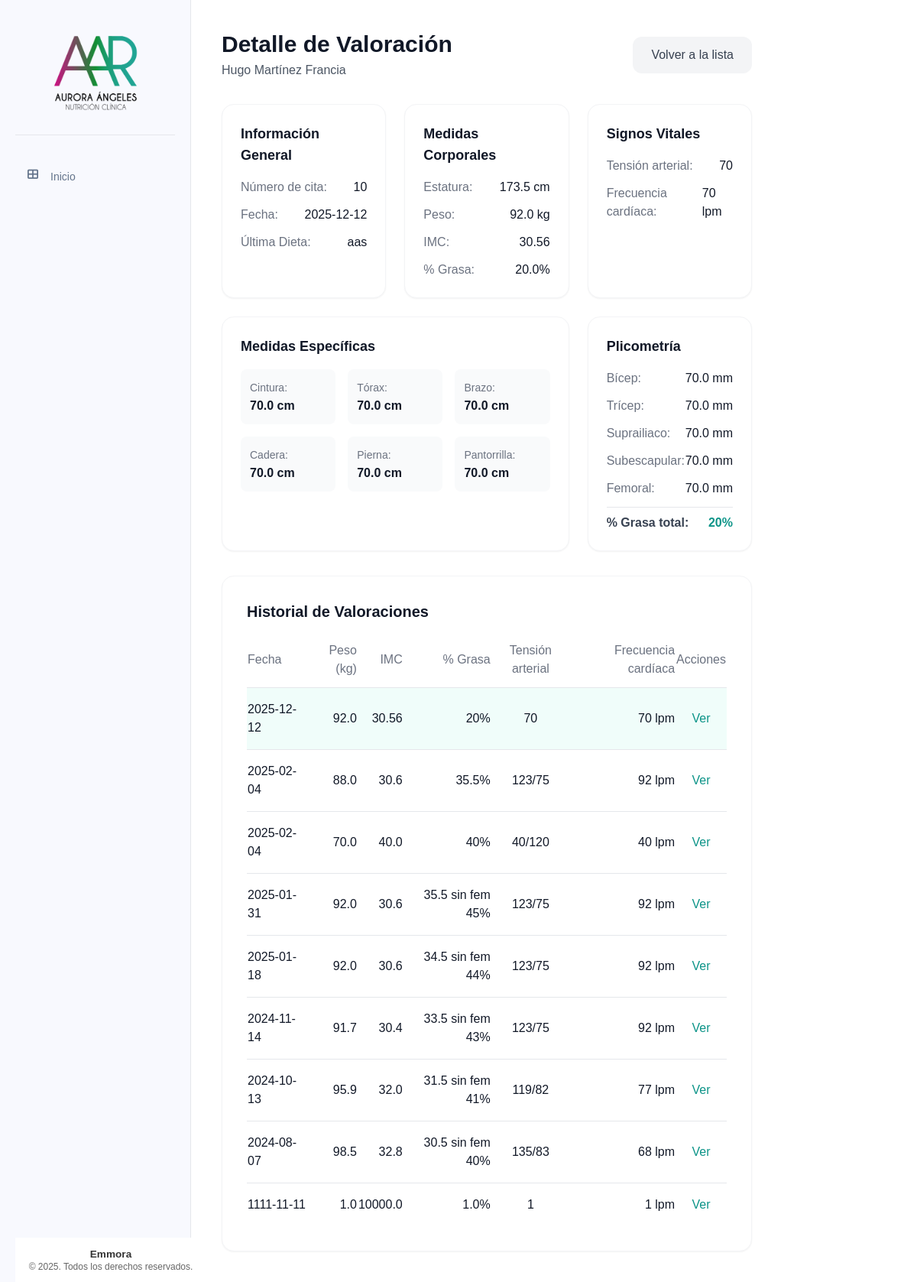
Before: /valoraciones/valoraciones/8 with the older database file.
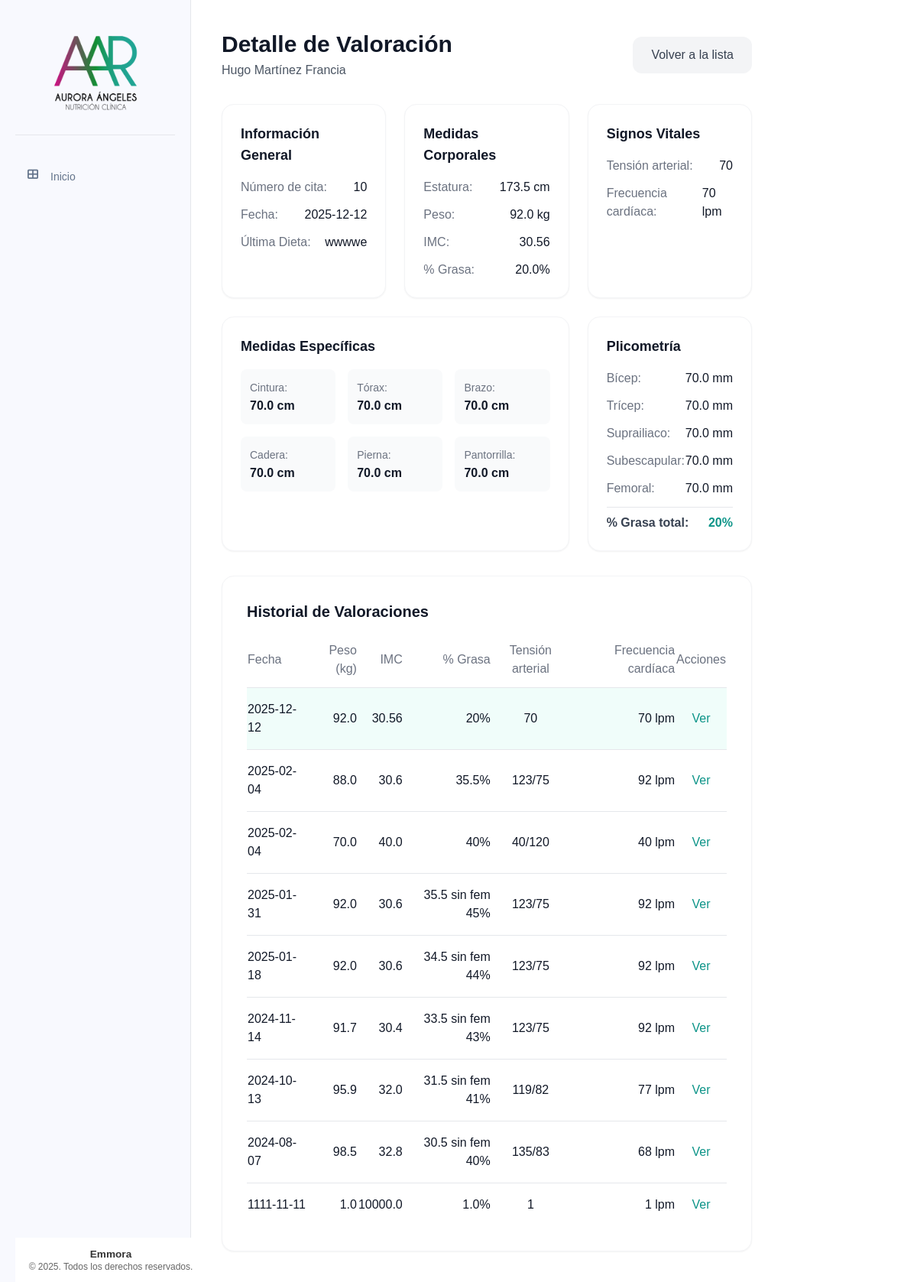
After: the same page with the newer database file.
### tables this page shows
CREATE TABLE pacientes (
    id INTEGER PRIMARY KEY AUTOINCREMENT,
    nombre TEXT NOT NULL,
    apellido_paterno TEXT NOT NULL,
    apellido_materno TEXT NOT NULL,
    fecha_nacimiento DATE NOT NULL,
    telefono TEXT NOT NULL,
    correo TEXT UNIQUE NOT NULL,
    ciudad TEXT NOT NULL,
    fecha_registro TIMESTAMP DEFAULT CURRENT_TIMESTAMP,
    status TEXT NOT NULL DEFAULT 'activo' CHECK (status IN ('activo', 'inactivo'))
);

CREATE TABLE valoracion_antropometrica (
    id INTEGER PRIMARY KEY AUTOINCREMENT,
    paciente_id INTEGER NOT NULL,
    numero_cita INTEGER NOT NULL,
    fecha DATE NOT NULL,
    estatura FLOAT NOT NULL,
    peso FLOAT NOT NULL,
    imc FLOAT NOT NULL,
    grasa FLOAT NOT NULL,
    cintura FLOAT NOT NULL,
    torax FLOAT NOT NULL,
    brazo FLOAT NOT NULL,
    cadera FLOAT NOT NULL,
    pierna FLOAT NOT NULL,
    pantorrilla FLOAT NOT NULL,
    tension_arterial TEXT NOT NULL,
    frecuencia_cardiaca INTEGER NOT NULL,
    bicep FLOAT NOT NULL,
    tricep FLOAT NOT NULL,
    suprailiaco FLOAT NOT NULL,
    subescapular FLOAT NOT NULL,
    femoral FLOAT,
    porcentaje_grasa TEXT NOT NULL,
    --porcentaje_grasa_fem FLOAT NOT NULL,
    ultima_dieta TEXT,
    FOREIGN KEY (paciente_id) REFERENCES pacientes (id)
);

### app/controllers/valoracion_antropometrica.py (the view)
@valoracion.route('/valoraciones/<int:valoracion_id>')
def detalle_valoracion(valoracion_id):
    valoracion = ValoracionAntropometrica.obtener_por_id(valoracion_id)
    if not valoracion:
        flash('Valoración no encontrada', 'error')
        return redirect(url_for('valoracion.todas_valoraciones'))
    paciente = Paciente.obtener_por_id(valoracion['paciente_id'])
    historial_valoraciones = ValoracionAntropometrica.obtener_por_paciente(valoracion['paciente_id'])
    return render_template('valoraciones/detalle_valoracion.html',
                            valoracion=valoracion,
                            paciente=paciente,
                            historial_valoraciones=historial_valoraciones)

### app/templates/valoraciones/detalle_valoracion.html (shortened to what this page needs)
{% extends "base/base.html" %}
{% block content %}
<div class="max-w-6xl mx-auto">
    <div class="mb-8 flex items-center justify-between">
        <div>
            <h1 class="text-3xl font-bold text-gray-900">Detalle de Valoración</h1>
            <p class="text-gray-600 mt-1">{{ paciente['nombre'] }} {{ paciente['apellido_paterno'] }} {{ paciente['apellido_materno'] }}</p>
        </div>
        <a href="{{ url_for('valoracion.lista_valoraciones', paciente_id=paciente['id']) }}" class="px-6 py-3 bg-gray-100 hover:bg-gray-200 text-gray-700 font-medium rounded-xl transition">Volver a la lista</a>
    </div>
    <div class="grid grid-cols-1 md:grid-cols-2 lg:grid-cols-3 gap-6 mb-8">
        <div class="bg-white p-6 rounded-2xl shadow-sm border border-gray-100">
            <h3 class="text-lg font-semibold text-gray-900 mb-4">Información General</h3>
            <div class="space-y-3">
                <div class="flex justify-between">
                    <span class="text-gray-500">Número de cita:</span>
                    <span class="font-medium text-gray-900">{{ valoracion['numero_cita'] }}</span>
                </div>
                <div class="flex justify-between">
                    <span class="text-gray-500">Fecha:</span>
                    <span class="font-medium text-gray-900">{{ valoracion['fecha'] }}</span>
                </div>
                <div class="flex justify-between">
                    <span class="text-gray-500">Última Dieta:</span>
                    <span class="font-medium text-gray-900">{{ valoracion['ultima_dieta'] or 'No registrada' }}</span>
                </div>
            </div>
        </div>
        <div class="bg-white p-6 rounded-2xl shadow-sm border border-gray-100">
            <h3 class="text-lg font-semibold text-gray-900 mb-4">Medidas Corporales</h3>
            <div class="space-y-3">
                <div class="flex justify-between">
                    <span class="text-gray-500">Estatura:</span>
                    <span class="font-medium text-gray-900">{{ valoracion['estatura'] }} cm</span>
                </div>
                <div class="flex justify-between">
                    <span class="text-gray-500">Peso:</span>
                    <span class="font-medium text-gray-900">{{ valoracion['peso'] }} kg</span>
                </div>
                <div class="flex justify-between">
                    <span class="text-gray-500">IMC:</span>
                    <span class="font-medium text-gray-900">{{ valoracion['imc'] }}</span>
                </div>
                <div class="flex justify-between">
                    <span class="text-gray-500">% Grasa:</span>
                    <span class="font-medium text-gray-900">{{ valoracion['grasa'] }}%</span>
                </div>
            </div>
        </div>
        <div class="bg-white p-6 rounded-2xl shadow-sm border border-gray-100">
            <h3 class="text-lg font-semibold text-gray-900 mb-4">Signos Vitales</h3>
            <div class="space-y-3">
                <div class="flex justify-between">
                    <span class="text-gray-500">Tensión arterial:</span>
                    <span class="font-medium text-gray-900">{{ valoracion['tension_arterial'] }}</span>
                </div>
                <div class="flex justify-between">
                    <span class="text-gray-500">Frecuencia cardíaca:</span>
                    <span class="font-medium text-gray-900">{{ valoracion['frecuencia_cardiaca'] }} lpm</span>
                </div>
            </div>
        </div>
        <div class="bg-white p-6 rounded-2xl shadow-sm border border-gray-100 lg:col-span-2">
            <h3 class="text-lg font-semibold text-gray-900 mb-4">Medidas Específicas</h3>
            <div class="grid grid-cols-2 md:grid-cols-3 gap-4">
                <div class="bg-gray-50 p-3 rounded-lg">
                    <span class="text-gray-500 text-sm">Cintura:</span>
                    <p class="font-semibold text-gray-900">{{ valoracion['cintura'] }} cm</p>
                </div>
                <div class="bg-gray-50 p-3 rounded-lg">
                    <span class="text-gray-500 text-sm">Tórax:</span>
                    <p class="font-semibold text-gray-900">{{ valoracion['torax'] }} cm</p>
                </div>
                <div class="bg-gray-50 p-3 rounded-lg">
                    <span class="text-gray-500 text-sm">Brazo:</span>
                    <p class="font-semibold text-gray-900">{{ valoracion['brazo'] }} cm</p>
                </div>
                <div class="bg-gray-50 p-3 rounded-lg">
                    <span class="text-gray-500 text-sm">Cadera:</span>
                    <p class="font-semibold text-gray-900">{{ valoracion['cadera'] }} cm</p>
                </div>
                <div class="bg-gray-50 p-3 rounded-lg">
                    <span class="text-gray-500 text-sm">Pierna:</span>
                    <p class="font-semibold text-gray-900">{{ valoracion['pierna'] }} cm</p>
                </div>
                <div class="bg-gray-50 p-3 rounded-lg">
                    <span class="text-gray-500 text-sm">Pantorrilla:</span>
                    <p class="font-semibold text-gray-900">{{ valoracion['pantorrilla'] }} cm</p>
                </div>
            </div>
        </div>
        <div class="bg-white p-6 rounded-2xl shadow-sm border border-gray-100">
            <h3 class="text-lg font-semibold text-gray-900 mb-4">Plicometría</h3>
            <div class="space-y-3">
                <div class="flex justify-between">
                    <span class="text-gray-500">Bícep:</span>
                    <span class="font-medium text-gray-900">{{ valoracion['bicep'] }} mm</span>
                </div>
                <div class="flex justify-between">
                    <span class="text-gray-500">Trícep:</span>
                    <span class="font-medium text-gray-900">{{ valoracion['tricep'] }} mm</span>
                </div>
                <div class="flex justify-between">
                    <span class="text-gray-500">Suprailiaco:</span>
                    <span class="font-medium text-gray-900">{{ valoracion['suprailiaco'] }} mm</span>
                </div>
                <div class="flex justify-between">
                    <span class="text-gray-500">Subescapular:</span>
                    <span class="font-medium text-gray-900">{{ valoracion['subescapular'] }} mm</span>
                </div>
                {% if valoracion['femoral'] %}
                <div class="flex justify-between">
                    <span class="text-gray-500">Femoral:</span>
                    <span class="font-medium text-gray-900">{{ valoracion['femoral'] }} mm</span>
                </div>
                {% endif %}
                <div class="flex justify-between pt-2 border-t">
                    <span class="text-gray-700 font-semibold">% Grasa total:</span>
                    <span class="font-bold text-teal-600">{{ valoracion['porcentaje_grasa'] }}%</span>
                </div>
            </div>
        </div>
    </div>
    <div class="bg-white p-8 rounded-2xl shadow-sm border border-gray-100">
        <h3 class="text-xl font-semibold text-gray-900 mb-6">Historial de Valoraciones</h3>
        <div class="overflow-x-auto">
            <table class="w-full text-left">
                <thead>
                    <tr class="text-gray-500 border-b">
                        <th class="pb-3 font-medium">Fecha</th>
                        <th class="pb-3 font-medium text-right">Peso (kg)</th>
                        <th class="pb-3 font-medium text-right">IMC</th>
                        <th class="pb-3 font-medium text-right">% Grasa</th>
                        <th class="pb-3 font-medium text-center">Tensión arterial</th>
                        <th class="pb-3 font-medium text-right">Frecuencia cardíaca</th>
                        <th class="pb-3 font-medium text-center">Acciones</th>
                    </tr>
                </thead>
                <tbody class="divide-y">
                    {% for val in historial_valoraciones %}
                    <tr class="{{ 'bg-teal-50' if val['id'] == valoracion['id'] else 'hover:bg-gray-50' }} transition">
                        <td class="py-4 text-gray-900">{{ val['fecha'] }}</td>
                        <td class="py-4 text-gray-900 text-right">{{ val['peso'] }}</td>
                        <td class="py-4 text-gray-900 text-right">{{ val['imc'] }}</td>
                        <td class="py-4 text-gray-900 text-right">{{ val['porcentaje_grasa'] }}%</td>
                        <td class="py-4 text-gray-900 text-center">{{ val['tension_arterial'] }}</td>
                        <td class="py-4 text-gray-900 text-right">{{ val['frecuencia_cardiaca'] }} lpm</td>
                        <td class="py-4 text-center">
                            <a href="{{ url_for('valoracion.detalle_valoracion', valoracion_id=val['id']) }}"
                                class="text-teal-600 hover:text-teal-800 font-medium">Ver</a>
                        </td>
                    </tr>
                    {% endfor %}
                </tbody>
            </table>
        </div>
    </div>
</div>
{% endblock %}

### app/templates/base/base.html (shortened to what this page needs)
<!DOCTYPE html>
<html lang="es">
<head>
    <link rel="stylesheet" href="{{ url_for('static', filename='css/components/base.css') }}">
    <link rel="stylesheet" href="{{ url_for('static', filename='css/components/_forms.css') }}">
    <link rel="stylesheet" href="{{ url_for('static', filename='css/components/_tables.css') }}">
    <link rel="stylesheet" href="{{ url_for('static', filename='css/components/_buttons.css') }}">
    <link rel="stylesheet" href="{{ url_for('static', filename='css/components/_cards.css') }}">
    <link rel="stylesheet" href="{{ url_for('static', filename='css/components/_tabs.css') }}">
    <link rel="stylesheet" href="{{ url_for('static', filename='css/components/_modal.css') }}">
    <link rel="stylesheet" href="{{ url_for('static', filename='css/components/_sidebar.css') }}">
    <script src="https://cdn.tailwindcss.com"></script>
    <link rel="stylesheet" href="{{ url_for('static', filename='css/style.css') }}">
    <link href="https://cdnjs.cloudflare.com/ajax/libs/font-awesome/6.4.0/css/all.min.css" rel="stylesheet">
</head>
<body>
    <div class="container" x-data="{ menuOpen: false }">
        <nav class="sidebar">
            <div class="sidebar__header">
                <img src="{{ url_for('static', filename='img/logos/logo.png') }}"
                        alt="Sistema de Pacientes"
                        class="sidebar__logo"
                        onerror="this.onerror=null; this.src='{{ url_for('static', filename='img/logos/default-logo.png') }}'">
            </div>
            <ul class="sidebar__list">
                <li class="sidebar__item">
                    <a href="{{ url_for('main.index') }}" class="sidebar__link">
                        <i class="fas fa-th-large sidebar__icon"></i> Inicio
                    </a>
                </li>
            </ul>
            <div class="sidebar-footer">
                <div class="footer-content">
                    <p>Emmora</p>
                    <p>&copy; 2025. Todos los derechos reservados.</p>
                </div>
            </div>
        </nav>
        <main class="p-6 md:p-10 space-y-10">
            {% block content %}{% endblock %}
        </main>
    </div>
</body>
</html>

Changed rows visible on the page:
changed valoracion_antropometrica: ultima_dieta "aas" → "wwwwe"
